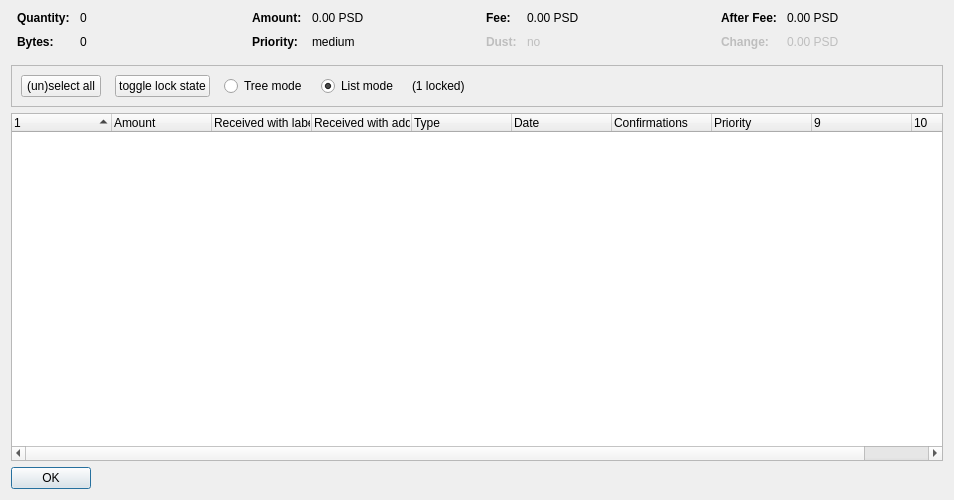
<?xml version="1.0" encoding="UTF-8"?>
<ui version="4.0">
 <class>CoinControlDialog</class>
 <widget class="QDialog" name="CoinControlDialog">
  <property name="geometry">
   <rect>
    <x>0</x>
    <y>0</y>
    <width>954</width>
    <height>500</height>
   </rect>
  </property>
  <property name="windowTitle">
   <string>Coin Selection</string>
  </property>
  <layout class="QVBoxLayout" name="verticalLayout">
   <item>
    <layout class="QHBoxLayout" name="horizontalLayoutTop" stretch="0,0,0,0">
     <property name="topMargin">
      <number>0</number>
     </property>
     <property name="bottomMargin">
      <number>10</number>
     </property>
     <item>
      <layout class="QFormLayout" name="formLayoutCoinControl1">
       <property name="horizontalSpacing">
        <number>10</number>
       </property>
       <property name="verticalSpacing">
        <number>10</number>
       </property>
       <property name="leftMargin">
        <number>6</number>
       </property>
       <property name="rightMargin">
        <number>6</number>
       </property>
       <item row="0" column="0">
        <widget class="QLabel" name="labelCoinControlQuantityText">
         <property name="font">
          <font>
           <weight>75</weight>
           <bold>true</bold>
          </font>
         </property>
         <property name="text">
          <string>Quantity:</string>
         </property>
        </widget>
       </item>
       <item row="0" column="1">
        <widget class="QLabel" name="labelCoinControlQuantity">
         <property name="cursor">
          <cursorShape>IBeamCursor</cursorShape>
         </property>
         <property name="contextMenuPolicy">
          <enum>Qt::ActionsContextMenu</enum>
         </property>
         <property name="text">
          <string notr="true">0</string>
         </property>
         <property name="textInteractionFlags">
          <set>Qt::LinksAccessibleByMouse|Qt::TextSelectableByKeyboard|Qt::TextSelectableByMouse</set>
         </property>
        </widget>
       </item>
       <item row="1" column="0">
        <widget class="QLabel" name="labelCoinControlBytesText">
         <property name="font">
          <font>
           <weight>75</weight>
           <bold>true</bold>
          </font>
         </property>
         <property name="text">
          <string>Bytes:</string>
         </property>
        </widget>
       </item>
       <item row="1" column="1">
        <widget class="QLabel" name="labelCoinControlBytes">
         <property name="cursor">
          <cursorShape>IBeamCursor</cursorShape>
         </property>
         <property name="contextMenuPolicy">
          <enum>Qt::ActionsContextMenu</enum>
         </property>
         <property name="text">
          <string notr="true">0</string>
         </property>
         <property name="textInteractionFlags">
          <set>Qt::LinksAccessibleByMouse|Qt::TextSelectableByKeyboard|Qt::TextSelectableByMouse</set>
         </property>
        </widget>
       </item>
      </layout>
     </item>
     <item>
      <layout class="QFormLayout" name="formLayoutCoinControl2">
       <property name="horizontalSpacing">
        <number>10</number>
       </property>
       <property name="verticalSpacing">
        <number>10</number>
       </property>
       <property name="leftMargin">
        <number>6</number>
       </property>
       <property name="rightMargin">
        <number>6</number>
       </property>
       <item row="0" column="0">
        <widget class="QLabel" name="labelCoinControlAmountText">
         <property name="font">
          <font>
           <weight>75</weight>
           <bold>true</bold>
          </font>
         </property>
         <property name="text">
          <string>Amount:</string>
         </property>
        </widget>
       </item>
       <item row="0" column="1">
        <widget class="QLabel" name="labelCoinControlAmount">
         <property name="cursor">
          <cursorShape>IBeamCursor</cursorShape>
         </property>
         <property name="contextMenuPolicy">
          <enum>Qt::ActionsContextMenu</enum>
         </property>
         <property name="text">
          <string notr="true">0.00 PSD</string>
         </property>
         <property name="textInteractionFlags">
          <set>Qt::LinksAccessibleByMouse|Qt::TextSelectableByKeyboard|Qt::TextSelectableByMouse</set>
         </property>
        </widget>
       </item>
       <item row="1" column="0">
        <widget class="QLabel" name="labelCoinControlPriorityText">
         <property name="font">
          <font>
           <weight>75</weight>
           <bold>true</bold>
          </font>
         </property>
         <property name="text">
          <string>Priority:</string>
         </property>
        </widget>
       </item>
       <item row="1" column="1">
        <widget class="QLabel" name="labelCoinControlPriority">
         <property name="cursor">
          <cursorShape>IBeamCursor</cursorShape>
         </property>
         <property name="contextMenuPolicy">
          <enum>Qt::ActionsContextMenu</enum>
         </property>
         <property name="text">
          <string>medium</string>
         </property>
         <property name="textInteractionFlags">
          <set>Qt::LinksAccessibleByMouse|Qt::TextSelectableByKeyboard|Qt::TextSelectableByMouse</set>
         </property>
        </widget>
       </item>
      </layout>
     </item>
     <item>
      <layout class="QFormLayout" name="formLayoutCoinControl3">
       <property name="horizontalSpacing">
        <number>10</number>
       </property>
       <property name="verticalSpacing">
        <number>10</number>
       </property>
       <property name="leftMargin">
        <number>6</number>
       </property>
       <property name="rightMargin">
        <number>6</number>
       </property>
       <item row="0" column="0">
        <widget class="QLabel" name="labelCoinControlFeeText">
         <property name="font">
          <font>
           <weight>75</weight>
           <bold>true</bold>
          </font>
         </property>
         <property name="text">
          <string>Fee:</string>
         </property>
        </widget>
       </item>
       <item row="0" column="1">
        <widget class="QLabel" name="labelCoinControlFee">
         <property name="cursor">
          <cursorShape>IBeamCursor</cursorShape>
         </property>
         <property name="contextMenuPolicy">
          <enum>Qt::ActionsContextMenu</enum>
         </property>
         <property name="text">
          <string notr="true">0.00 PSD</string>
         </property>
         <property name="textInteractionFlags">
          <set>Qt::LinksAccessibleByMouse|Qt::TextSelectableByKeyboard|Qt::TextSelectableByMouse</set>
         </property>
        </widget>
       </item>
       <item row="1" column="0">
        <widget class="QLabel" name="labelCoinControlLowOutputText">
         <property name="enabled">
          <bool>false</bool>
         </property>
         <property name="font">
          <font>
           <weight>75</weight>
           <bold>true</bold>
          </font>
         </property>
         <property name="text">
          <string>Dust:</string>
         </property>
        </widget>
       </item>
       <item row="1" column="1">
        <widget class="QLabel" name="labelCoinControlLowOutput">
         <property name="enabled">
          <bool>false</bool>
         </property>
         <property name="cursor">
          <cursorShape>IBeamCursor</cursorShape>
         </property>
         <property name="contextMenuPolicy">
          <enum>Qt::ActionsContextMenu</enum>
         </property>
         <property name="text">
          <string>no</string>
         </property>
         <property name="textInteractionFlags">
          <set>Qt::LinksAccessibleByMouse|Qt::TextSelectableByKeyboard|Qt::TextSelectableByMouse</set>
         </property>
        </widget>
       </item>
      </layout>
     </item>
     <item>
      <layout class="QFormLayout" name="formLayoutCoinControl4">
       <property name="horizontalSpacing">
        <number>10</number>
       </property>
       <property name="verticalSpacing">
        <number>10</number>
       </property>
       <property name="leftMargin">
        <number>6</number>
       </property>
       <property name="rightMargin">
        <number>6</number>
       </property>
       <item row="0" column="0">
        <widget class="QLabel" name="labelCoinControlAfterFeeText">
         <property name="font">
          <font>
           <weight>75</weight>
           <bold>true</bold>
          </font>
         </property>
         <property name="text">
          <string>After Fee:</string>
         </property>
        </widget>
       </item>
       <item row="0" column="1">
        <widget class="QLabel" name="labelCoinControlAfterFee">
         <property name="cursor">
          <cursorShape>IBeamCursor</cursorShape>
         </property>
         <property name="contextMenuPolicy">
          <enum>Qt::ActionsContextMenu</enum>
         </property>
         <property name="text">
          <string notr="true">0.00 PSD</string>
         </property>
         <property name="textInteractionFlags">
          <set>Qt::LinksAccessibleByMouse|Qt::TextSelectableByKeyboard|Qt::TextSelectableByMouse</set>
         </property>
        </widget>
       </item>
       <item row="1" column="0">
        <widget class="QLabel" name="labelCoinControlChangeText">
         <property name="enabled">
          <bool>false</bool>
         </property>
         <property name="font">
          <font>
           <weight>75</weight>
           <bold>true</bold>
          </font>
         </property>
         <property name="text">
          <string>Change:</string>
         </property>
        </widget>
       </item>
       <item row="1" column="1">
        <widget class="QLabel" name="labelCoinControlChange">
         <property name="enabled">
          <bool>false</bool>
         </property>
         <property name="cursor">
          <cursorShape>IBeamCursor</cursorShape>
         </property>
         <property name="contextMenuPolicy">
          <enum>Qt::ActionsContextMenu</enum>
         </property>
         <property name="text">
          <string notr="true">0.00 PSD</string>
         </property>
         <property name="textInteractionFlags">
          <set>Qt::LinksAccessibleByMouse|Qt::TextSelectableByKeyboard|Qt::TextSelectableByMouse</set>
         </property>
        </widget>
       </item>
      </layout>
     </item>
    </layout>
   </item>
   <item>
    <widget class="QFrame" name="frame">
     <property name="minimumSize">
      <size>
       <width>0</width>
       <height>40</height>
      </size>
     </property>
     <property name="frameShape">
      <enum>QFrame::StyledPanel</enum>
     </property>
     <property name="frameShadow">
      <enum>QFrame::Sunken</enum>
     </property>
     <layout class="QHBoxLayout" name="horizontalLayout">
      <item>
       <layout class="QHBoxLayout" name="horizontalLayoutPanel" stretch="0,0,0,0,0,0">
        <property name="spacing">
         <number>14</number>
        </property>
        <item>
         <widget class="QPushButton" name="pushButtonSelectAll">
          <property name="sizePolicy">
           <sizepolicy hsizetype="Maximum" vsizetype="Fixed">
            <horstretch>0</horstretch>
            <verstretch>0</verstretch>
           </sizepolicy>
          </property>
          <property name="text">
           <string>(un)select all</string>
          </property>
          <property name="autoDefault">
           <bool>false</bool>
          </property>
         </widget>
        </item>
        <item>
         <widget class="QPushButton" name="pushButtonToggleLock">
          <property name="sizePolicy">
           <sizepolicy hsizetype="Maximum" vsizetype="Fixed">
            <horstretch>0</horstretch>
            <verstretch>0</verstretch>
           </sizepolicy>
          </property>
          <property name="text">
           <string>toggle lock state</string>
          </property>
          <property name="autoDefault">
           <bool>false</bool>
          </property>
         </widget>
        </item>
        <item>
         <widget class="QRadioButton" name="radioTreeMode">
          <property name="sizePolicy">
           <sizepolicy hsizetype="Maximum" vsizetype="Fixed">
            <horstretch>0</horstretch>
            <verstretch>0</verstretch>
           </sizepolicy>
          </property>
          <property name="text">
           <string>Tree mode</string>
          </property>
         </widget>
        </item>
        <item>
         <widget class="QRadioButton" name="radioListMode">
          <property name="sizePolicy">
           <sizepolicy hsizetype="Maximum" vsizetype="Fixed">
            <horstretch>0</horstretch>
            <verstretch>0</verstretch>
           </sizepolicy>
          </property>
          <property name="text">
           <string>List mode</string>
          </property>
          <property name="checked">
           <bool>true</bool>
          </property>
         </widget>
        </item>
        <item>
         <widget class="QLabel" name="labelLocked">
          <property name="text">
           <string>(1 locked)</string>
          </property>
         </widget>
        </item>
        <item>
         <spacer name="horizontalSpacer">
          <property name="orientation">
           <enum>Qt::Horizontal</enum>
          </property>
          <property name="sizeHint" stdset="0">
           <size>
            <width>40</width>
            <height>20</height>
           </size>
          </property>
         </spacer>
        </item>
       </layout>
      </item>
     </layout>
    </widget>
   </item>
   <item>
    <widget class="CoinControlTreeWidget" name="treeWidget">
     <property name="contextMenuPolicy">
      <enum>Qt::CustomContextMenu</enum>
     </property>
     <property name="sortingEnabled">
      <bool>false</bool>
     </property>
     <property name="columnCount">
      <number>10</number>
     </property>
     <attribute name="headerShowSortIndicator" stdset="0">
      <bool>true</bool>
     </attribute>
     <attribute name="headerStretchLastSection">
      <bool>false</bool>
     </attribute>
     <column>
      <property name="text">
       <string/>
      </property>
     </column>
     <column>
      <property name="text">
       <string>Amount</string>
      </property>
     </column>
     <column>
      <property name="text">
       <string>Received with label</string>
      </property>
     </column>
     <column>
      <property name="text">
       <string>Received with address</string>
      </property>
     </column>
     <column>
      <property name="text">
       <string>Type</string>
      </property>
     </column>
     <column>
      <property name="text">
       <string>Date</string>
      </property>
     </column>
     <column>
      <property name="text">
       <string>Confirmations</string>
      </property>
      <property name="toolTip">
       <string>Confirmed</string>
      </property>
     </column>
     <column>
      <property name="text">
       <string>Priority</string>
      </property>
     </column>
     <column>
      <property name="text">
       <string/>
      </property>
     </column>
     <column>
      <property name="text">
       <string/>
      </property>
     </column>
    </widget>
   </item>
   <item>
    <widget class="QDialogButtonBox" name="buttonBox">
     <property name="sizePolicy">
      <sizepolicy hsizetype="Maximum" vsizetype="Fixed">
       <horstretch>0</horstretch>
       <verstretch>0</verstretch>
      </sizepolicy>
     </property>
     <property name="orientation">
      <enum>Qt::Horizontal</enum>
     </property>
     <property name="standardButtons">
      <set>QDialogButtonBox::Ok</set>
     </property>
    </widget>
   </item>
  </layout>
 </widget>
 <customwidgets>
  <customwidget>
   <class>CoinControlTreeWidget</class>
   <extends>QTreeWidget</extends>
   <header>coincontroltreewidget.h</header>
  </customwidget>
 </customwidgets>
 <resources/>
 <connections/>
</ui>
